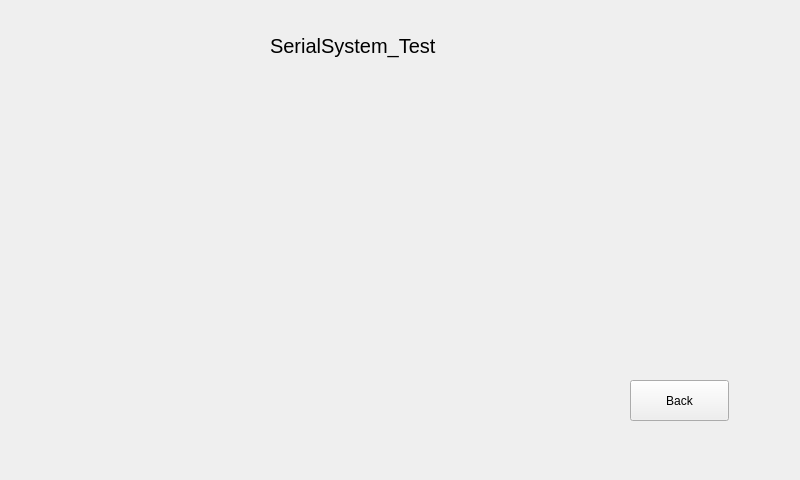
<?xml version="1.0" encoding="UTF-8"?>
<ui version="4.0">
 <class>test_auto</class>
 <widget class="QWidget" name="test_auto">
  <property name="geometry">
   <rect>
    <x>0</x>
    <y>0</y>
    <width>800</width>
    <height>480</height>
   </rect>
  </property>
  <property name="windowTitle">
   <string>Form</string>
  </property>
  <property name="autoFillBackground">
   <bool>true</bool>
  </property>
  <property name="styleSheet">
   <string notr="true"/>
  </property>
  <widget class="QLabel" name="label">
   <property name="geometry">
    <rect>
     <x>270</x>
     <y>20</y>
     <width>171</width>
     <height>51</height>
    </rect>
   </property>
   <property name="font">
    <font>
     <pointsize>15</pointsize>
    </font>
   </property>
   <property name="styleSheet">
    <string notr="true"/>
   </property>
   <property name="text">
    <string>SerialSystem_Test</string>
   </property>
  </widget>
  <widget class="QLabel" name="label_2">
   <property name="geometry">
    <rect>
     <x>590</x>
     <y>0</y>
     <width>191</width>
     <height>71</height>
    </rect>
   </property>
   <property name="autoFillBackground">
    <bool>false</bool>
   </property>
   <property name="styleSheet">
    <string notr="true">background-image: url(:/img/images/serial_logo.png)</string>
   </property>
   <property name="text">
    <string/>
   </property>
  </widget>
  <widget class="QPushButton" name="back_but">
   <property name="geometry">
    <rect>
     <x>630</x>
     <y>380</y>
     <width>99</width>
     <height>41</height>
    </rect>
   </property>
   <property name="styleSheet">
    <string notr="true">background-image:url()</string>
   </property>
   <property name="text">
    <string>Back</string>
   </property>
  </widget>
 </widget>
 <resources/>
 <connections/>
</ui>
